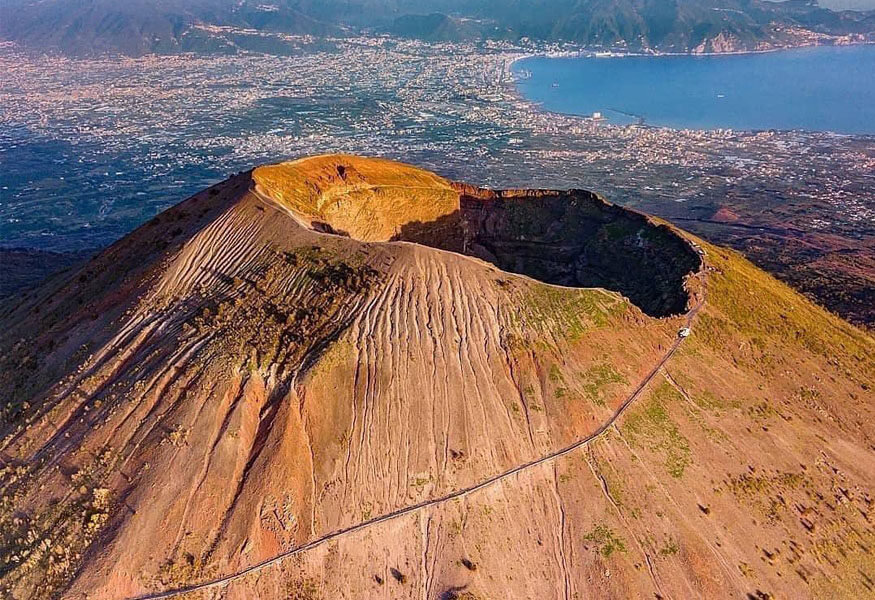
%> input picture CN-Elaborato/Code/vesuvio_cratere.jpg, 875 x 600 px
$ octave ricostruzione_ampiezza_fase.m   (GNU Octave 9; MATLAB toolbox functions it lacks are replaced by stand-ins)
%> lines starting %> are read from the running program, lines starting %| are printed output that depends on the picture
% Esercizio 2 - FFT su segnale 2D, solo analisi
% Lettura immagine
x = imread('vesuvio_cratere.jpg');
%> x is the input picture: size 600x875x3 uint8; mean R, G, B 135.6, 108.6, 97.4
x = double(rgb2gray(x)) ./ 255;
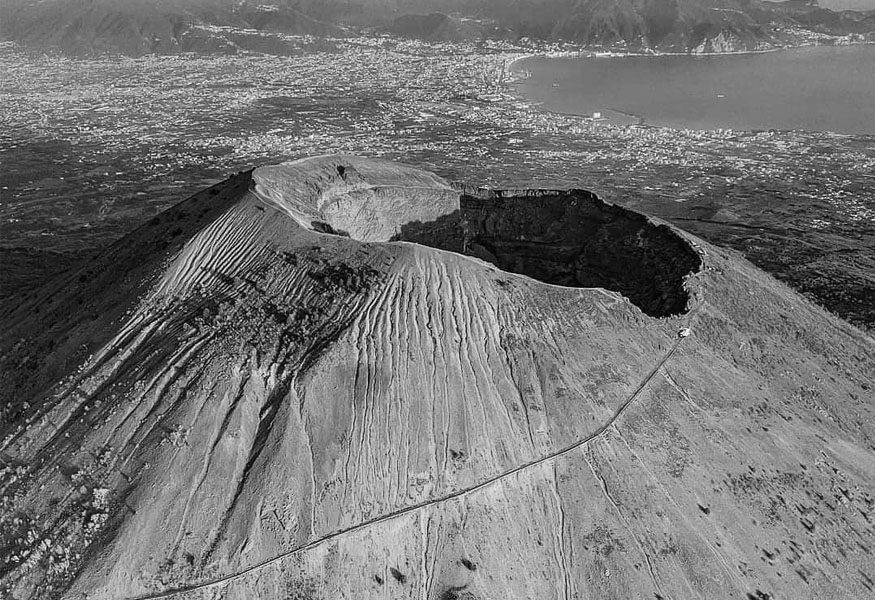
%> x: size 600x875 double; min 0, max 1, mean 0.452
% Trasformata immagine
[M, N] = size(x);
%> M = 600; N = 875
X = fft2(x, M, N);
Xf = fftshift(X);
m = -0.5:(1/M):(0.5-1/M);
%> m = 600 values from -0.5 to 0.498
n = -0.5:(1/N):(0.5-1/N);
%> n = 875 values from -0.5 to 0.499
% Visualizzazione di spettri di ampiezza e di fase rispetto all'immagine
figure();
subplot(1,3,1); imshow(x); title('Immagine');
subplot(1,3,2); imshow(log(abs(Xf)+1), [], 'XData', n, 'YData', m);
%> after `imshow(log(abs(Xf)+1), [], 'XData', n, 'YData', m)`:
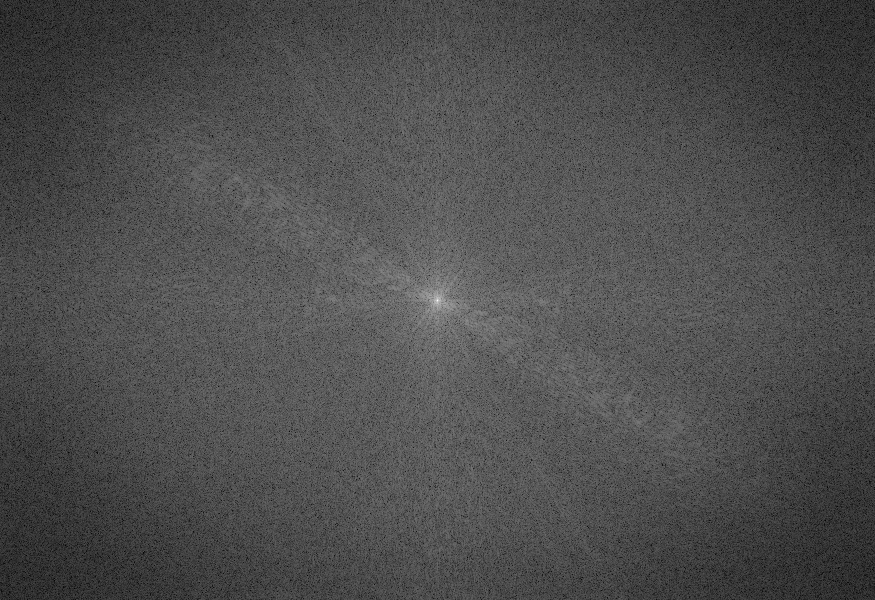
%> displayed picture: size 600x875, on the screen's scale of 0 to 255; min 0, max 255, mean 77.3
axis on; title('Spettro di ampiezza');
subplot(1,3,3); imshow(angle(Xf), [], 'XData', n, 'YData', m);
%> after `imshow(angle(Xf), [], 'XData', n, 'YData', m)`:
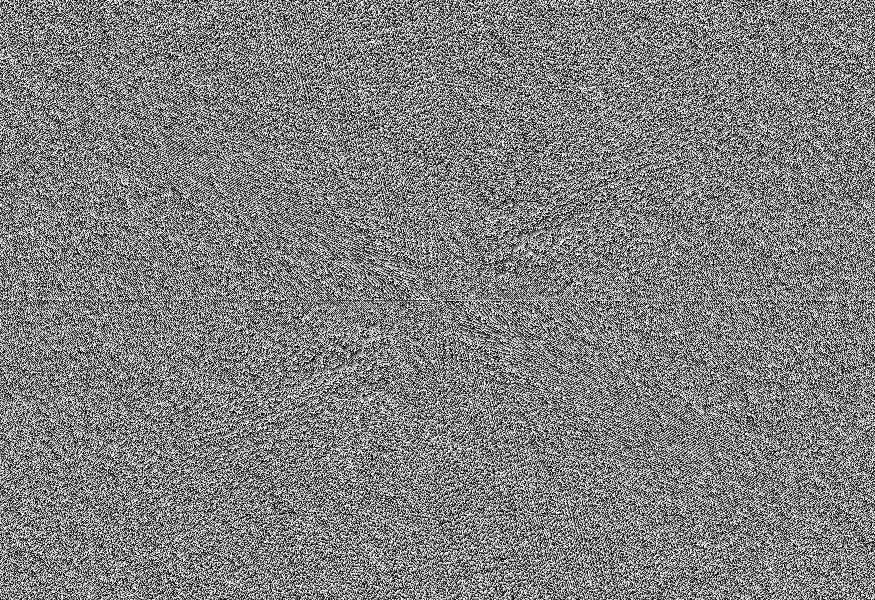
%> displayed picture: size 600x875, on the screen's scale of 0 to 255; min 0, max 255, mean 127.5
axis on; title('Spettro di fase');
% Ricostruzione immagine solo con ampiezza e solo con fase e confronto con
% l'originale
X1 = abs(X);
x1 = ifft2(X1);
X2 = X ./ abs(X); % oppure exp(1j .* angle(X));
x2 = ifft2(X2);
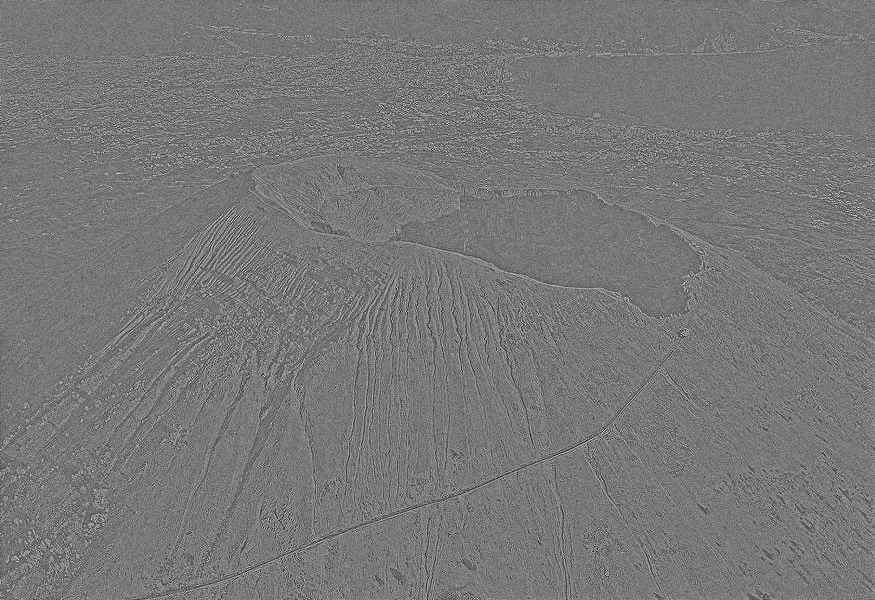
%> x2: size 600x875 double; min -0.00949, max 0.0107, mean 1.9e-06; drawn with min black and max white
figure();
subplot(1,3,1); imshow(x); title('Immagine originale');
subplot(1,3,2); imshow((x1-min(x1(:))).^0.3, []); title('Immagine ricostruita solo con ampiezza');
%> after `imshow((x1-min(x1(:))).^0.3, [])`:
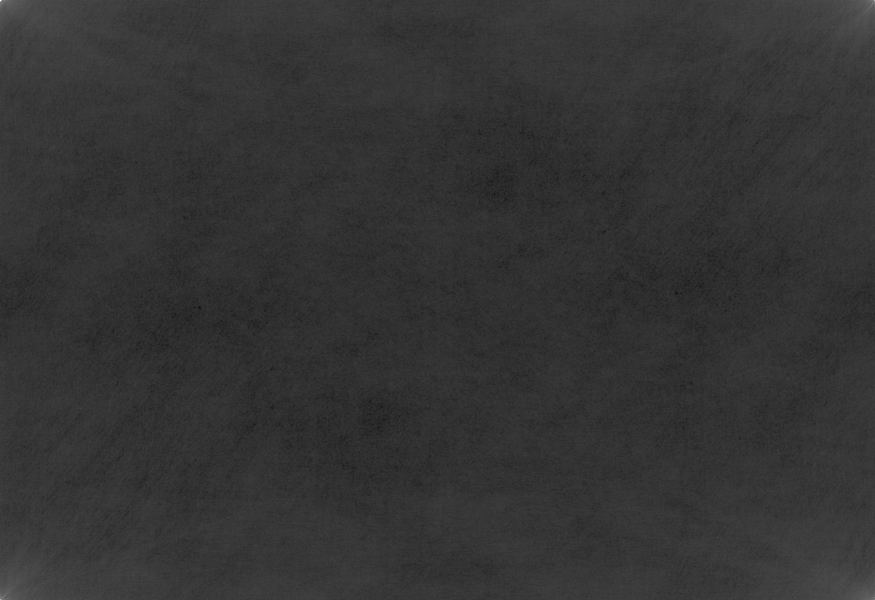
%> displayed picture: size 600x875, on the screen's scale of 0 to 255; min 0, max 255, mean 52.1
subplot(1,3,3); imshow(x2, []); title('Immagine ricostruita solo con la fase');

$ run again, with CN-Elaborato/Code/Diego-Armando-Maradona.jpg copied over CN-Elaborato/Code/vesuvio_cratere.jpg
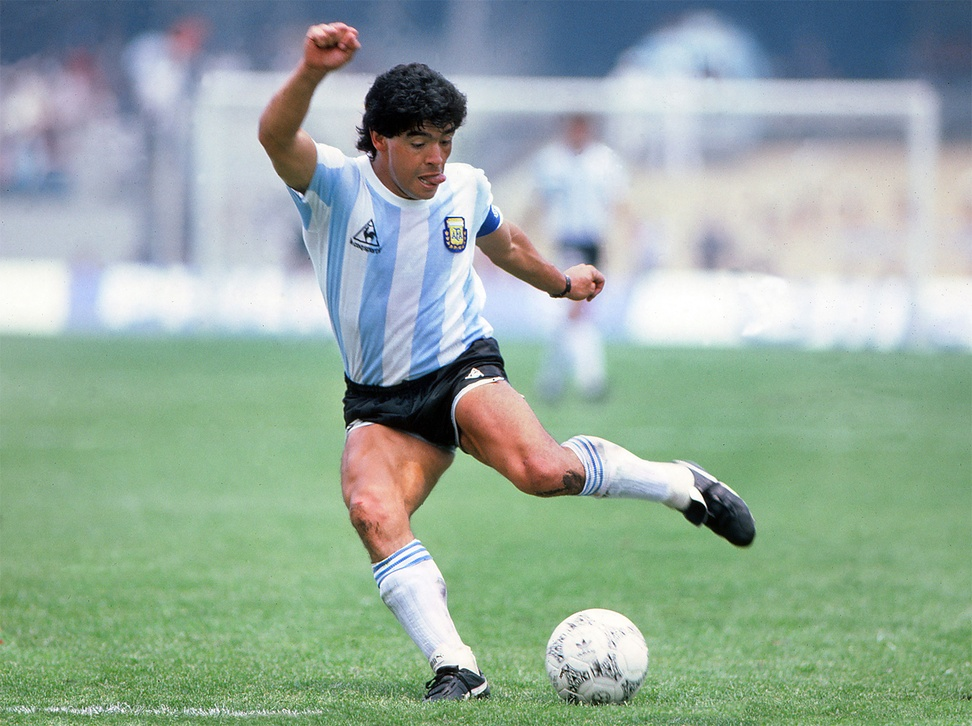
%> input picture CN-Elaborato/Code/Diego-Armando-Maradona.jpg, 972 x 726 px, shrunk from 1600 x 1196 before the run
%> x is the input picture: size 726x972x3 uint8; mean R, G, B 149.9, 171, 158.1
%> x: size 726x972 double
%> `x2 = ifft2(X2);`:
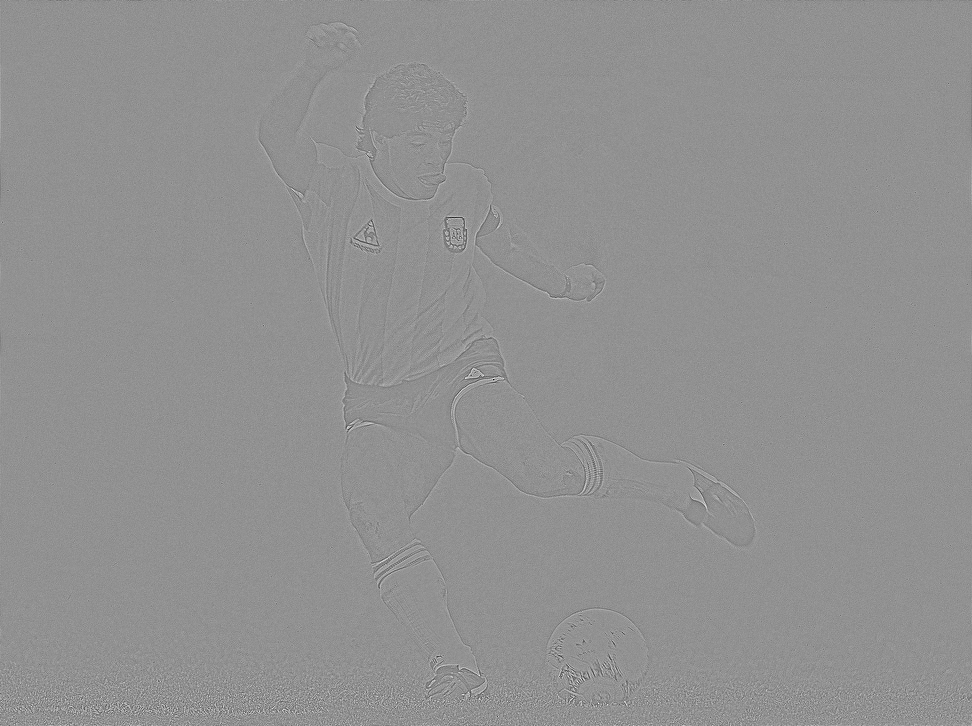
%> x2: size 726x972 double; min -0.0262, max 0.0197, mean 1.42e-06; drawn with min black and max white
%> `imshow((x1-min(x1(:))).^0.3, [])`:
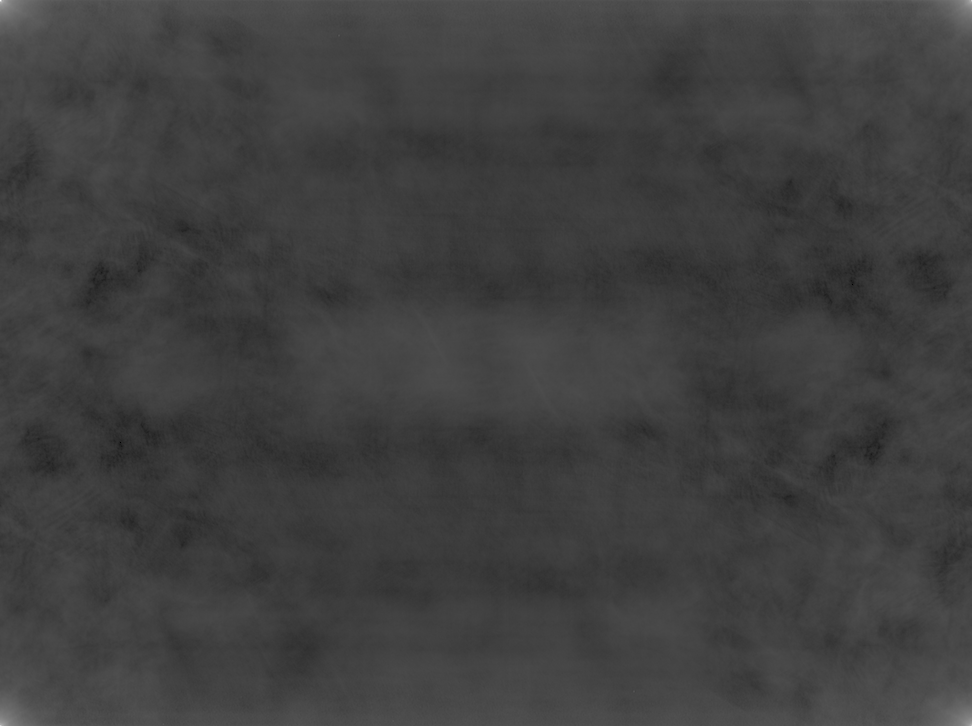
%> displayed picture: size 726x972, on the screen's scale of 0 to 255; min 0, max 255, mean 63.4
